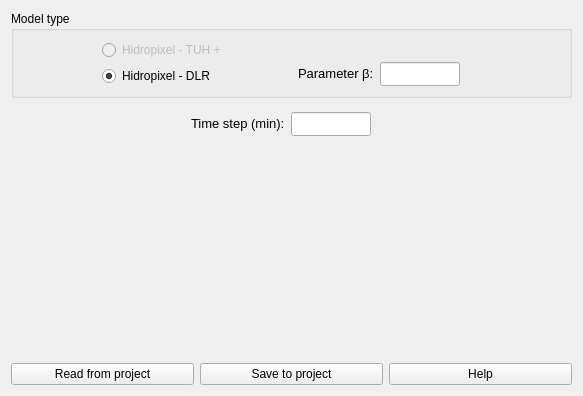
              <widget class="QWidget" name="scrollAreaWidgetContents">
               <property name="geometry">
                <rect>
                 <x>0</x>
                 <y>0</y>
                 <width>583</width>
                 <height>396</height>
                </rect>
               </property>
               <layout class="QGridLayout" name="gridLayout_6">
                <item row="2" column="0">
                 <layout class="QGridLayout" name="gridLayout_5">
                  <item row="0" column="2">
                   <widget class="QLineEdit" name="le_2_pg1">
                    <property name="minimumSize">
                     <size>
                      <width>80</width>
                      <height>24</height>
                     </size>
                    </property>
                    <property name="maximumSize">
                     <size>
                      <width>80</width>
                      <height>24</height>
                     </size>
                    </property>
                   </widget>
                  </item>
                  <item row="0" column="1">
                   <widget class="QLabel" name="label_3">
                    <property name="text">
                     <string>&lt;html&gt;&lt;head/&gt;&lt;body&gt;&lt;p align=&quot;justify&quot;&gt;&lt;span style=&quot; font-size:10pt;&quot;&gt;Time step (min):&lt;/span&gt;&lt;/p&gt;&lt;/body&gt;&lt;/html&gt;</string>
                    </property>
                   </widget>
                  </item>
                  <item row="0" column="3">
                   <widget class="QLabel" name="label_12">
                    <property name="sizePolicy">
                     <sizepolicy hsizetype="Preferred" vsizetype="Preferred">
                      <horstretch>0</horstretch>
                      <verstretch>0</verstretch>
                     </sizepolicy>
                    </property>
                    <property name="minimumSize">
                     <size>
                      <width>16</width>
                      <height>16</height>
                     </size>
                    </property>
                    <property name="maximumSize">
                     <size>
                      <width>16</width>
                      <height>16</height>
                     </size>
                    </property>
                    <property name="toolTip">
                     <string>&lt;html&gt;&lt;head/&gt;&lt;body&gt;&lt;p&gt;&lt;br/&gt;Add the time step.&lt;/p&gt;&lt;/body&gt;&lt;/html&gt;</string>
                    </property>
                    <property name="whatsThis">
                     <string>&lt;html&gt;&lt;head/&gt;&lt;body&gt;&lt;p&gt;Add the description or function of the object&lt;/p&gt;&lt;/body&gt;&lt;/html&gt;</string>
                    </property>
                    <property name="text">
                     <string/>
                    </property>
                    <property name="pixmap">
                     <pixmap resource="resources.qrc">:/plugins/hidroPixel/icons/icons/info(2).png</pixmap>
                    </property>
                    <property name="scaledContents">
                     <bool>true</bool>
                    </property>
                   </widget>
                  </item>
                  <item row="0" column="0">
                   <spacer name="horizontalSpacer_4">
                    <property name="orientation">
                     <enum>Qt::Horizontal</enum>
                    </property>
                    <property name="sizeHint" stdset="0">
                     <size>
                      <width>40</width>
                      <height>20</height>
                     </size>
                    </property>
                   </spacer>
                  </item>
                  <item row="0" column="4">
                   <spacer name="horizontalSpacer_11">
                    <property name="orientation">
                     <enum>Qt::Horizontal</enum>
                    </property>
                    <property name="sizeHint" stdset="0">
                     <size>
                      <width>40</width>
                      <height>20</height>
                     </size>
                    </property>
                   </spacer>
                  </item>
                 </layout>
                </item>
                <item row="3" column="0">
                 <spacer name="verticalSpacer_2">
                  <property name="orientation">
                   <enum>Qt::Vertical</enum>
                  </property>
                  <property name="sizeHint" stdset="0">
                   <size>
                    <width>20</width>
                    <height>40</height>
                   </size>
                  </property>
                 </spacer>
                </item>
                <item row="0" column="0">
                 <widget class="QGroupBox" name="groupBox">
                  <property name="title">
                   <string>Model type</string>
                  </property>
                  <layout class="QGridLayout" name="gridLayout">
                   <item row="0" column="2">
                    <spacer name="horizontalSpacer_10">
                     <property name="orientation">
                      <enum>Qt::Horizontal</enum>
                     </property>
                     <property name="sizeHint" stdset="0">
                      <size>
                       <width>40</width>
                       <height>20</height>
                      </size>
                     </property>
                    </spacer>
                   </item>
                   <item row="0" column="1">
                    <layout class="QHBoxLayout" name="horizontalLayout_12">
                     <item>
                      <layout class="QVBoxLayout" name="verticalLayout_5">
                       <item>
                        <widget class="QRadioButton" name="rb_2_pg1">
                         <property name="enabled">
                          <bool>false</bool>
                         </property>
                         <property name="sizePolicy">
                          <sizepolicy hsizetype="Fixed" vsizetype="Fixed">
                           <horstretch>0</horstretch>
                           <verstretch>0</verstretch>
                          </sizepolicy>
                         </property>
                         <property name="minimumSize">
                          <size>
                           <width>128</width>
                           <height>0</height>
                          </size>
                         </property>
                         <property name="text">
                          <string>Hidropixel - TUH +</string>
                         </property>
                        </widget>
                       </item>
                       <item>
                        <widget class="QRadioButton" name="rb_3_pg1">
                         <property name="text">
                          <string>Hidropixel - DLR</string>
                         </property>
                         <property name="checked">
                          <bool>true</bool>
                         </property>
                        </widget>
                       </item>
                      </layout>
                     </item>
                     <item>
                      <layout class="QVBoxLayout" name="verticalLayout_4">
                       <item>
                        <widget class="QLabel" name="label_15">
                         <property name="enabled">
                          <bool>false</bool>
                         </property>
                         <property name="sizePolicy">
                          <sizepolicy hsizetype="Preferred" vsizetype="Preferred">
                           <horstretch>0</horstretch>
                           <verstretch>0</verstretch>
                          </sizepolicy>
                         </property>
                         <property name="minimumSize">
                          <size>
                           <width>16</width>
                           <height>16</height>
                          </size>
                         </property>
                         <property name="maximumSize">
                          <size>
                           <width>16</width>
                           <height>16</height>
                          </size>
                         </property>
                         <property name="toolTip">
                          <string>&lt;html&gt;&lt;head/&gt;&lt;body&gt;&lt;p&gt;&lt;br/&gt;&lt;/p&gt;&lt;/body&gt;&lt;/html&gt;</string>
                         </property>
                         <property name="whatsThis">
                          <string>&lt;html&gt;&lt;head/&gt;&lt;body&gt;&lt;p&gt;Add the description or function of the object&lt;/p&gt;&lt;/body&gt;&lt;/html&gt;</string>
                         </property>
                         <property name="text">
                          <string/>
                         </property>
                         <property name="pixmap">
                          <pixmap resource="resources.qrc">:/plugins/hidroPixel/icons/icons/info(2).png</pixmap>
                         </property>
                         <property name="scaledContents">
                          <bool>true</bool>
                         </property>
                        </widget>
                       </item>
                       <item>
                        <widget class="QLabel" name="label_16">
                         <property name="sizePolicy">
                          <sizepolicy hsizetype="Preferred" vsizetype="Preferred">
                           <horstretch>0</horstretch>
                           <verstretch>0</verstretch>
                          </sizepolicy>
                         </property>
                         <property name="minimumSize">
                          <size>
                           <width>16</width>
                           <height>16</height>
                          </size>
                         </property>
                         <property name="maximumSize">
                          <size>
                           <width>16</width>
                           <height>16</height>
                          </size>
                         </property>
                         <property name="toolTip">
                          <string>&lt;html&gt;&lt;head/&gt;&lt;body&gt;&lt;p&gt;&lt;br/&gt;&lt;/p&gt;&lt;/body&gt;&lt;/html&gt;</string>
                         </property>
                         <property name="whatsThis">
                          <string>&lt;html&gt;&lt;head/&gt;&lt;body&gt;&lt;p&gt;Add the description or function of the object&lt;/p&gt;&lt;/body&gt;&lt;/html&gt;</string>
                         </property>
                         <property name="text">
                          <string/>
                         </property>
                         <property name="pixmap">
                          <pixmap resource="resources.qrc">:/plugins/hidroPixel/icons/icons/info(2).png</pixmap>
                         </property>
                         <property name="scaledContents">
                          <bool>true</bool>
                         </property>
                        </widget>
                       </item>
                      </layout>
                     </item>
                     <item>
                      <spacer name="horizontalSpacer_12">
                       <property name="orientation">
                        <enum>Qt::Horizontal</enum>
                       </property>
                       <property name="sizeHint" stdset="0">
                        <size>
                         <width>40</width>
                         <height>20</height>
                        </size>
                       </property>
                      </spacer>
                     </item>
                     <item>
                      <layout class="QVBoxLayout" name="verticalLayout_8">
                       <item>
                        <layout class="QHBoxLayout" name="horizontalLayout_3">
                         <item>
                          <widget class="QLabel" name="label_18">
                           <property name="sizePolicy">
                            <sizepolicy hsizetype="Preferred" vsizetype="Preferred">
                             <horstretch>0</horstretch>
                             <verstretch>0</verstretch>
                            </sizepolicy>
                           </property>
                           <property name="minimumSize">
                            <size>
                             <width>16</width>
                             <height>16</height>
                            </size>
                           </property>
                           <property name="maximumSize">
                            <size>
                             <width>16</width>
                             <height>16</height>
                            </size>
                           </property>
                           <property name="toolTip">
                            <string>&lt;html&gt;&lt;head/&gt;&lt;body&gt;&lt;p&gt;&lt;br/&gt;&lt;/p&gt;&lt;/body&gt;&lt;/html&gt;</string>
                           </property>
                           <property name="whatsThis">
                            <string>&lt;html&gt;&lt;head/&gt;&lt;body&gt;&lt;p&gt;Add the description or function of the object&lt;/p&gt;&lt;/body&gt;&lt;/html&gt;</string>
                           </property>
                           <property name="text">
                            <string/>
                           </property>
                           <property name="scaledContents">
                            <bool>true</bool>
                           </property>
                          </widget>
                         </item>
                         <item>
                          <widget class="QLabel" name="label_19">
                           <property name="sizePolicy">
                            <sizepolicy hsizetype="Preferred" vsizetype="Preferred">
                             <horstretch>0</horstretch>
                             <verstretch>0</verstretch>
                            </sizepolicy>
                           </property>
                           <property name="minimumSize">
                            <size>
                             <width>16</width>
                             <height>16</height>
                            </size>
                           </property>
                           <property name="maximumSize">
                            <size>
                             <width>16</width>
                             <height>16</height>
                            </size>
                           </property>
                           <property name="toolTip">
                            <string>&lt;html&gt;&lt;head/&gt;&lt;body&gt;&lt;p&gt;&lt;br/&gt;&lt;/p&gt;&lt;/body&gt;&lt;/html&gt;</string>
                           </property>
                           <property name="whatsThis">
                            <string>&lt;html&gt;&lt;head/&gt;&lt;body&gt;&lt;p&gt;Add the description or function of the object&lt;/p&gt;&lt;/body&gt;&lt;/html&gt;</string>
                           </property>
                           <property name="text">
                            <string/>
                           </property>
                           <property name="scaledContents">
                            <bool>true</bool>
                           </property>
                          </widget>
                         </item>
                        </layout>
                       </item>
                       <item>
                        <layout class="QHBoxLayout" name="horizontalLayout_6">
                         <item>
                          <widget class="QLabel" name="label_7">
                           <property name="text">
                            <string>&lt;html&gt;&lt;head/&gt;&lt;body&gt;&lt;p align=&quot;justify&quot;&gt;&lt;span style=&quot; font-size:10pt; color:#000000;&quot;&gt;Parameter β:&lt;/span&gt;&lt;/p&gt;&lt;/body&gt;&lt;/html&gt;</string>
                           </property>
                          </widget>
                         </item>
                         <item>
                          <widget class="QLineEdit" name="le_5_pg1">
                           <property name="minimumSize">
                            <size>
                             <width>80</width>
                             <height>24</height>
                            </size>
                           </property>
                           <property name="maximumSize">
                            <size>
                             <width>80</width>
                             <height>24</height>
                            </size>
                           </property>
                          </widget>
                         </item>
                         <item>
                          <widget class="QLabel" name="label_13">
                           <property name="sizePolicy">
                            <sizepolicy hsizetype="Preferred" vsizetype="Preferred">
                             <horstretch>0</horstretch>
                             <verstretch>0</verstretch>
                            </sizepolicy>
                           </property>
                           <property name="minimumSize">
                            <size>
                             <width>16</width>
                             <height>16</height>
                            </size>
                           </property>
                           <property name="maximumSize">
                            <size>
                             <width>16</width>
                             <height>16</height>
                            </size>
                           </property>
                           <property name="toolTip">
                            <string>&lt;html&gt;&lt;head/&gt;&lt;body&gt;&lt;p&gt;&lt;br/&gt;&lt;/p&gt;&lt;/body&gt;&lt;/html&gt;</string>
                           </property>
                           <property name="whatsThis">
                            <string>&lt;html&gt;&lt;head/&gt;&lt;body&gt;&lt;p&gt;Add the description or function of the object&lt;/p&gt;&lt;/body&gt;&lt;/html&gt;</string>
                           </property>
                           <property name="text">
                            <string/>
                           </property>
                           <property name="pixmap">
                            <pixmap resource="resources.qrc">:/plugins/hidroPixel/icons/icons/info(2).png</pixmap>
                           </property>
                           <property name="scaledContents">
                            <bool>true</bool>
                           </property>
                          </widget>
                         </item>
                        </layout>
                       </item>
                      </layout>
                     </item>
                    </layout>
                   </item>
                   <item row="0" column="0">
                    <spacer name="horizontalSpacer_2">
                     <property name="orientation">
                      <enum>Qt::Horizontal</enum>
                     </property>
                     <property name="sizeHint" stdset="0">
                      <size>
                       <width>40</width>
                       <height>20</height>
                      </size>
                     </property>
                    </spacer>
                   </item>
                  </layout>
                 </widget>
                </item>
                <item row="4" column="0">
                 <layout class="QHBoxLayout" name="horizontalLayout_11">
                  <property name="spacing">
                   <number>6</number>
                  </property>
                  <item>
                   <widget class="QPushButton" name="btn_read_pg1">
                    <property name="text">
                     <string notr="true">Read from project</string>
                    </property>
                   </widget>
                  </item>
                  <item>
                   <widget class="QPushButton" name="btn_save_file_pg1">
                    <property name="text">
                     <string notr="true">Save to project</string>
                    </property>
                   </widget>
                  </item>
                  <item>
                   <widget class="QPushButton" name="btn_help_pg1">
                    <property name="text">
                     <string notr="true">Help</string>
                    </property>
                   </widget>
                  </item>
                 </layout>
                </item>
                <item row="1" column="0">
                 <spacer name="verticalSpacer_8">
                  <property name="orientation">
                   <enum>Qt::Vertical</enum>
                  </property>
                  <property name="sizeType">
                   <enum>QSizePolicy::Fixed</enum>
                  </property>
                  <property name="sizeHint" stdset="0">
                   <size>
                    <width>20</width>
                    <height>8</height>
                   </size>
                  </property>
                 </spacer>
                </item>
               </layout>
              </widget>
